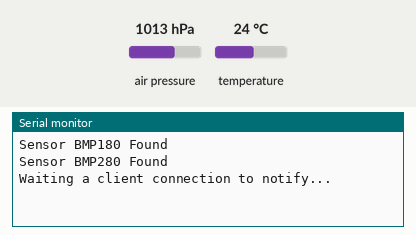
A program run on a simulated ESP32. Shown: the last lines printed to the serial monitor. The test bench sets the inputs (shaded band); at power-on: air pressure 1013 hPa, temperature 24 °C. Nothing arrives over Bluetooth unless stated; a phone connects over Bluetooth LE 3 s after start.

Above: at 2.2 s.
2.3 s: air pressure set to 952 hPa
At 3.37 s:
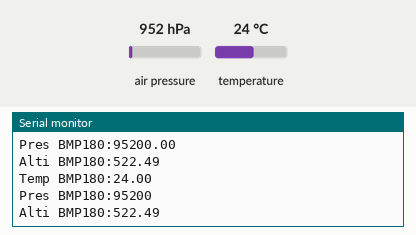
4.7 s: temperature set to 12 °C
At 4.7 s:
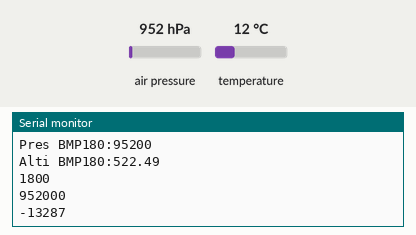
6.2 s: air pressure set to 975 hPa
At 6.24 s:
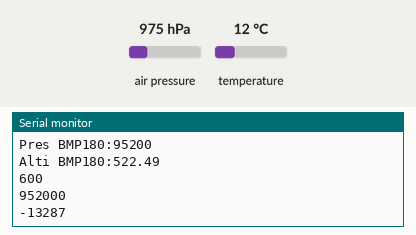
Timing chart, 0 to 9.2 s (numbered marks = the images above; inputs shaded):
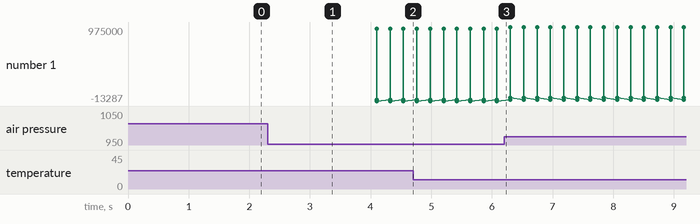

Measured:
- after the input at 2.3 s, the serial monitor: prints a new line after 0.90 s (image 1)
- plotted number 1: -13287 → 32302 after the input at 6.2 s

The program:

main.cpp
```cpp
#include "Arduino.h"
// #include "esp_camera.h"
#include <Wire.h>
#include <Adafruit_Sensor.h>
#include <Adafruit_BMP085.h>
#include <Adafruit_BMP280.h>
#include <BLEDevice.h>
#include <BLEServer.h>
#include <BLEUtils.h>
#include <BLE2902.h>

// -----------------I2C-----------------
#define I2C_SDA 14 // SDA Connected to GPIO 14
#define I2C_SCL 15 // SCL Connected to GPIO 15
TwoWire I2CSensors = TwoWire(0);
// bmp 180 (Using I2C)
Adafruit_BMP085 bmp180;
// bmp 280 (Using I2C)
Adafruit_BMP280 bmp280(&I2CSensors);

int addr_BMP180 = 0x76;
int addr_BMP280 = 0x76;

// -----------------BLE-----------------
bool deviceConnected = false;
int inc=0;

#define enviornmentService BLEUUID((uint16_t)0x181A)

//Characteristics GATT
BLECharacteristic temperatureCharacteristic(
  BLEUUID((uint16_t)0x2A6E),
  BLECharacteristic::PROPERTY_READ |
  BLECharacteristic::PROPERTY_NOTIFY
);
BLECharacteristic humidityCharacteristic(
  BLEUUID((uint16_t)0x2A6F),
  BLECharacteristic::PROPERTY_READ |
  BLECharacteristic::PROPERTY_NOTIFY
);
BLECharacteristic pressureCharacteristic(
  BLEUUID((uint16_t)0x2A6D),
  BLECharacteristic::PROPERTY_READ |
  BLECharacteristic::PROPERTY_NOTIFY
);

class MyServerCallbacks: public BLEServerCallbacks {

    void onConnect(BLEServer* pServer) {
      deviceConnected = true;
    };

    void onDisconnect(BLEServer* pServer) {
      deviceConnected = false;
      delay(1000);
      pServer->getAdvertising()->start();
      Serial.println("Waiting a client connection to notify...");
    }
};

// Sensor Variable
float temperature = -1000;
float pressure;
float humidity;
bool stat_BMP180 = false;
bool stat_BMP280 = false;

void setup()
{
  delay(1000);
  // Initialize serial communication
  Serial.begin(115200);
  //Initialize Software I2C
  I2CSensors.begin(I2C_SDA, I2C_SCL, 100000);
  // BMP 180/280 (0x77 or 0x76 will be the address)
  if (!bmp180.begin(addr_BMP180, &I2CSensors) && !bmp280.begin(addr_BMP280))
  {
    Serial.println("Couldn't Find bmp180 Sensor");
    Serial.println(F("Could not find a valid BMP280 sensor, check wiring or "
                      "try a different address!"));
    Serial.print("SensorID was: 0x"); Serial.println(bmp280.sensorID(),16);
    Serial.print("        ID of 0xFF probably means a bad address, a BMP 180 or BMP 085\n");
    Serial.print("   ID of 0x56-0x58 represents a BMP 280,\n");
    Serial.print("        ID of 0x60 represents a BME 280.\n");
    Serial.print("        ID of 0x61 represents a BME 680.\n");
    while (1);
  }
  else
  {
    if(bmp180.begin(addr_BMP180, &I2CSensors))
    {
      Serial.println("Sensor BMP180 Found");
      stat_BMP180 = true;
    }
    if (bmp280.begin(addr_BMP280))
    {
      Serial.println("Sensor BMP280 Found");
      stat_BMP280 = true;
    }
  }

  // Create the BLE Device
  BLEDevice::init("LODÓWA_SENSOR");
  // Create the BLE Server
  BLEServer *pServer = BLEDevice::createServer();
  pServer->setCallbacks(new MyServerCallbacks());
  // Create the BLE Service
  BLEService *pEnviornment = pServer->createService(enviornmentService);
  // Create a BLE Characteristic
  pEnviornment->addCharacteristic(&temperatureCharacteristic);
  pEnviornment->addCharacteristic(&humidityCharacteristic);
  pEnviornment->addCharacteristic(&pressureCharacteristic);
  // https://www.bluetooth.com/specifications/gatt/viewer?attributeXmlFile=org.bluetooth.descriptor.gatt.client_characteristic_configuration.xml

  // Create a BLE Descriptor
  // temperature Descriptor
  temperatureCharacteristic.addDescriptor(new BLE2902());
  BLEDescriptor temperatureDescriptor(BLEUUID((uint16_t)0x2901));
  temperatureDescriptor.setValue("Temperatura [*C]");
  temperatureCharacteristic.addDescriptor(&temperatureDescriptor);
  // pressure Descriptor
  pressureCharacteristic.addDescriptor(new BLE2902());
  BLEDescriptor pressureDescriptor(BLEUUID((uint16_t)0x2901));
  pressureDescriptor.setValue("Ciśnienie [Pa]");
  pressureCharacteristic.addDescriptor(&pressureDescriptor);
 // humidity Descriptor
  humidityCharacteristic.addDescriptor(new BLE2902());
  BLEDescriptor humidityDescriptor(BLEUUID((uint16_t)0x2901));
  humidityDescriptor.setValue("Wilgotność [%]");
  humidityCharacteristic.addDescriptor(&humidityDescriptor);

  pServer->getAdvertising()->addServiceUUID(enviornmentService);
  // Start the service
  pEnviornment->start();
  // Start advertising
  pServer->getAdvertising()->start();
  Serial.println("Waiting a client connection to notify...");
}

void loop()
{
  if (inc>10){
    if(stat_BMP280)
    {
      Serial.println((String)"Temp BMP180:" + bmp280.readTemperature());
      Serial.println((String)"Pres BMP180:" + bmp280.readPressure());
      Serial.println((String)"Alti BMP180:" + bmp280.readAltitude(1013.2));
      temperature = bmp280.readTemperature();
      pressure = bmp280.readPressure();
      humidity = bmp280.readAltitude(1013.2);
    }
    if(stat_BMP180)
    {
      Serial.println((String)"Temp BMP180:" + bmp180.readTemperature());
      Serial.println((String)"Pres BMP180:" + bmp180.readPressure());
      Serial.println((String)"Alti BMP180:" + bmp180.readAltitude(1013.2));
      temperature = bmp180.readTemperature();
      pressure = bmp180.readPressure();
      humidity = bmp180.readAltitude(1013.2);
    }
  }
  else{
    inc++;
  }

  if (deviceConnected) {
    int16_t temperatureValue;
    temperatureValue = (temperature*100-6*100);
    Serial.println(temperatureValue);

    int32_t pressureValue;
    pressureValue = (pressure*10);
    Serial.println(pressureValue);

    int16_t humidityValue;
    humidityValue = (humidity*100);
    Serial.println(humidityValue);

    // BLETransfer(value);
    temperatureCharacteristic.setValue((uint8_t*)&temperatureValue, 2);
    temperatureCharacteristic.notify();

    pressureCharacteristic.setValue((uint8_t*)&pressureValue, 4);
    pressureCharacteristic.notify();

    humidityCharacteristic.setValue((uint8_t*)&humidityValue, 2);
    humidityCharacteristic.notify();
  }
  delay(200);
}
```
